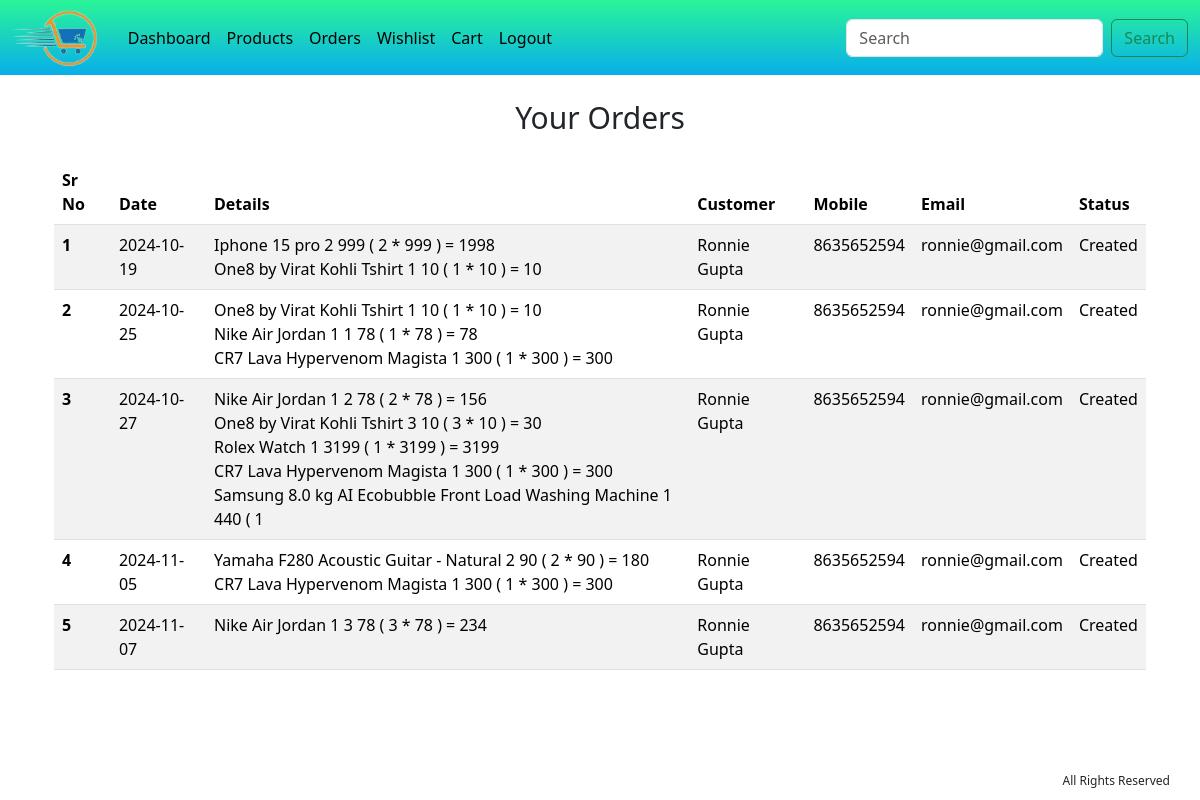
/index.php?page=Orders (signed in), run on the app's committed database.
### tables this page shows
CREATE TABLE `tbl_orders` (
  `order_id` bigint(20) NOT NULL,
  `title` varchar(500) NOT NULL,
  `order_details` text NOT NULL,
  `total_amount` varchar(100) NOT NULL,
  `user_id` bigint(20) NOT NULL,
  `order_status` bigint(20) NOT NULL,
  `order_date` date NOT NULL,
  `order_quantity` int(11) NOT NULL
);

CREATE TABLE `users` (
  `id` bigint(20) NOT NULL,
  `user_name` text DEFAULT NULL,
  `user_email` text DEFAULT NULL,
  `user_mobile` text DEFAULT NULL,
  `user_password` text DEFAULT NULL
);

CREATE TABLE `tbl_order_status` (
  `status_id` bigint(20) NOT NULL,
  `status_text` varchar(50) NOT NULL
);

### database.php (called while the page is built, shortened)
<?php
if (!function_exists('getUserOrders')) {
  function getUserOrders($conn,$user_id){
    $query = $conn->prepare("select * from tbl_orders left join tbl_order_status on tbl_orders.order_status = tbl_order_status.status_id LEFT JOIN users on tbl_orders.user_id = users.id  where user_id = '$user_id' ");
    $query->execute();
    $result_set = $query->fetchAll(PDO :: FETCH_OBJ);
    return $result_set;
  }
}
?>

### inc/orders-body.php (the view)
<?php
  $user_id = $_SESSION["session_id"];
  if($_SESSION['session_role'] != "Admin"){
    $order_list = getUserOrders($conn,$user_id);
  }else{
    $order_list = getUserOrdersAdmin($conn,$user_id);
  }
?>
<div class="container">
  <div class="row">
    <div class="col-md-12" style="text-align: center; padding: 20px 0px 20px 0px">
      <span style="font-weight: 100; font-size: 30px;">
        Your Orders
      </span>
    </div>
  </div>
<div class="container">
  <div class="row">
    <div class="col-md-12">
      <table class="table table-striped">
  <thead>
    <tr>
      <th scope="col">Sr No</th>
      <th scope="col">Date</th>
      <th scope="col">Details</th>
      <th scope="col">Customer</th>
      <th scope="col">Mobile</th>
      <th scope="col">Email</th>
      <th scope="col">Status</th>
    </tr>
  </thead>
  <tbody>
    <?php
      $counter = 1;
      foreach ($order_list as $orderObj) { ?>
      <tr>
        <th scope="row"><?php echo $counter ?></th>
        <td><?php echo $orderObj->order_date; ?></td>
        <td><?php echo $orderObj->title; ?></td>
        <td><?php echo $orderObj->user_name;?></td>
        <td><?php echo $orderObj->user_mobile;?></td>
        <td><?php echo $orderObj->user_email;?></td>
        <td><?php echo $orderObj->status_text; ?></td>
      </tr>
    <?php $counter += 1; } ?>
  </tbody>
</table>
    </div>
  </div>
</div>

### data on the page
tbl_orders: order_date "2024-10-19", title "Iphone 15 pro 2 999 ( 2 * 999 ) = 1998 One8 by Virat Kohli Tshirt 1 10 ( 1 * 10 ) = 10", user.user_name "Ronnie Gupta", user.user_mobile "8635652594", user.user_email "ronnie@gmail.com", order_status.status_text "Created"
tbl_orders: order_date "2024-10-25", title "One8 by Virat Kohli Tshirt 1 10 ( 1 * 10 ) = 10 Nike Air Jordan 1 1 78 ( 1 * 78 ) = 78 CR7 Lava Hypervenom Magista 1 300 ( 1 * 300 ) = 300", user.user_name "Ronnie Gupta", user.user_mobile "8635652594", user.user_email "ronnie@gmail.com", order_status.status_text "Created"
tbl_orders: order_date "2024-10-27", title "Nike Air Jordan 1 2 78 ( 2 * 78 ) = 156 One8 by Virat Kohli Tshirt 3 10 ( 3 * 10 ) = 30 Rolex Watch 1 3199 ( 1 * 3199 ) = 3199 CR7 Lava Hypervenom Magista 1 300 ( 1 * 300 ) = 300 Samsung 8.0 kg AI Ecobubble Front Load Washing Machine 1 440 ( 1", user.user_name "Ronnie Gupta", user.user_mobile "8635652594", user.user_email "ronnie@gmail.com", order_status.status_text "Created"
tbl_orders: order_date "2024-11-05", title "Yamaha F280 Acoustic Guitar - Natural 2 90 ( 2 * 90 ) = 180 CR7 Lava Hypervenom Magista 1 300 ( 1 * 300 ) = 300", user.user_name "Ronnie Gupta", user.user_mobile "8635652594", user.user_email "ronnie@gmail.com", order_status.status_text "Created"
tbl_orders: order_date "2024-11-07", title "Nike Air Jordan 1 3 78 ( 3 * 78 ) = 234", user.user_name "Ronnie Gupta", user.user_mobile "8635652594", user.user_email "ronnie@gmail.com", order_status.status_text "Created"
